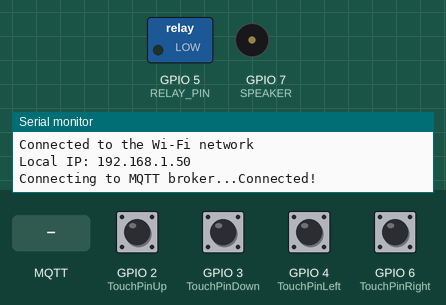
Recording of a sketch running on a simulated ESP32-S3. Shown: switched loads named in the sketch (green lamp = pin HIGH), buzzer (waves = sounding), the last lines printed to the serial monitor. The test bench sets the inputs (shaded band); at power-on: GPIO 2 (TouchPinUp), GPIO 3 (TouchPinDown), GPIO 4 (TouchPinLeft), GPIO 6 (TouchPinRight) LOW. WiFi joins after 1.5 s; servers stay silent unless stated; no MQTT or app messages arrive unless stated. At 10.9 s the program restarts the board; the recording ends there.

Above: at 2.7 s.
2.8 s: MQTT message "1" arrives on the third subscribed topic
4.3 s: GPIO 2 (TouchPinUp) pulled HIGH for 0.15 s
At 4.5 s:
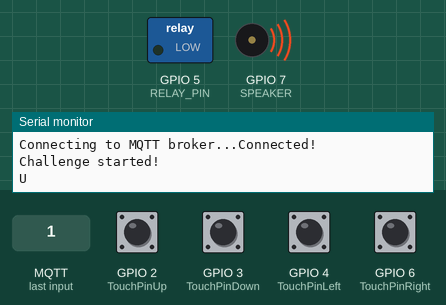
6.1 s: GPIO 3 (TouchPinDown) pulled HIGH for 0.15 s
At 7.4 s:
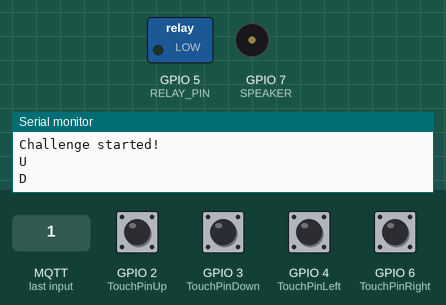
7.7 s: GPIO 4 (TouchPinLeft) pulled HIGH for 0.15 s
At 7.9 s:
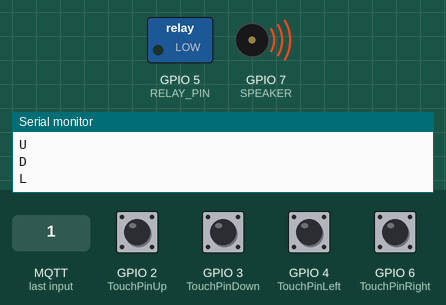
9.3 s: GPIO 6 (TouchPinRight) pulled HIGH for 0.15 s
At 10.6 s:
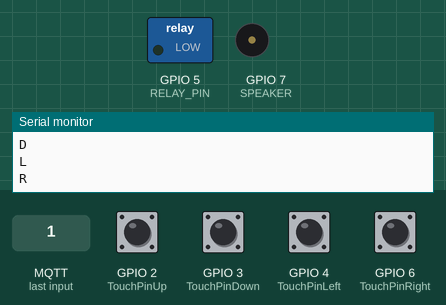
10.9 s: MQTT message "1" arrives on the second subscribed topic
Timing chart, 0 to 10.9 s (numbered marks = the images above; inputs shaded):
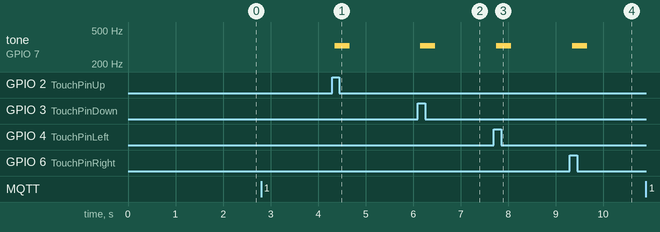

The sketch:

challenge1.ino
```cpp
#include <WiFi.h>
#include <PubSubClient.h>
#include <string.h>

// Define your WiFi credentials
const char *ssid = "WOT"; // Enter your WiFi name
const char *password = "enterthegame";  // Enter WiFi password

// MQTT Broker
const char *mqtt_broker = "192.168.50.107";
const int mqtt_port = 1883;


// Prop name
const String propName = "prop1";
const char *mqttPuzzleCompleteTopic = "prop1/puzzleComplete";
const char *mqttPuzzleCompleteMessage = "completed";

const char *mqttRestartArduinoTopic = "prop1/restartArduino";
const char *mqttRestartArduinoMessage = "restarted";

const char *mqttStartChallengeTopic = "prop1/startChallenge1";
const char *mqttStartChallengeMessage = "true";
// Challenge
#define SPEAKER 7

const int RELAY_PIN = A4;

const int TouchPinUp = 2;
const int TouchPinDown = 3;
const int TouchPinLeft = 4;
const int TouchPinRight = 6;

int BassTab[] = {1530};

int previousStateUp = LOW;
int previousStateDown = LOW;
int previousStateLeft = LOW;
int previousStateRight = LOW;

const char expectedSequence[] = {'R', 'R', 'R', 'R', 'R', 'R', 'R', 'R'};
char latestInput[8];
int latestIndex = 0;
int inputCounter = 0;
bool completed = false;
bool challengeStarted = false;


const int resetPin = 7; // Choose a digital pin for the reset

WiFiClient wifiClient;
PubSubClient mqttClient(wifiClient);

void setupWifi()
{
  WiFi.begin(ssid, password);
  while (WiFi.status() != WL_CONNECTED)
  {
    delay(500);
    Serial.println("Connecting to WiFi..");
  }

  Serial.println("Connected to the Wi-Fi network");
  Serial.print("Local IP: ");
  Serial.println(WiFi.localIP());
}

void (* resetFunc) (void) = 0; // Declare reset function @ address 0


void setupMQTT()
{
  mqttClient.setServer(mqtt_broker, mqtt_port);
  mqttClient.setCallback(mqttCallback);

  while (!mqttClient.connected())
  {
    Serial.print("Connecting to MQTT broker...");
    if (mqttClient.connect(propName.c_str()))
    {
      Serial.println("Connected!");
    }
    else
    {
      Serial.print("Failed with state ");
      Serial.println(mqttClient.state());
      // delay(2000);
    }
  }

  mqttClient.subscribe(mqttPuzzleCompleteTopic);
  mqttClient.subscribe(mqttRestartArduinoTopic);
  mqttClient.subscribe(mqttStartChallengeTopic);
}

void mqttCallback(char *topic, byte *payload, unsigned int length)
{
  if (strcmp(topic, mqttRestartArduinoTopic) == 0)
  {
    // Restart the Arduino
    Serial.println("Restarting Arduino...");
    resetFunc(); // Reset the Arduino board
    // delay(500); // Wait for the Arduino to restart
    Serial.println("Arduino restarted");
  }
  if (strcmp(topic, mqttStartChallengeTopic) == 0)
  {
    // Start the challenge
    Serial.println("Challenge started!");
    challengeStarted = true;

  }
}

void setup()
{
  Serial.begin(9600);


  pinMode(resetPin, OUTPUT); // Set the reset pin as output
  digitalWrite(resetPin, HIGH); // Set the reset pin to HIGH to keep the Arduino running

  // Set the reset function pointer
  resetFunc = (void (*)())0x00000000;

  pinMode(RELAY_PIN, OUTPUT);

    // Set the relay pin to HIGH at the start (open):
  digitalWrite(RELAY_PIN, LOW);

  pinMode(SPEAKER, OUTPUT);
  digitalWrite(SPEAKER, 0);

  setupWifi();
  setupMQTT();
}


void loop()
{
  mqttClient.loop();

  if (challengeStarted) {
    // Challenge has not started, skip processing
     int currentStateUp = digitalRead(TouchPinUp);
  int currentStateDown = digitalRead(TouchPinDown);
  int currentStateLeft = digitalRead(TouchPinLeft);
  int currentStateRight = digitalRead(TouchPinRight);

  checkAndPrint(currentStateUp, previousStateUp, "U");
  checkAndPrint(currentStateDown, previousStateDown, "D");
  checkAndPrint(currentStateLeft, previousStateLeft, "L");
  checkAndPrint(currentStateRight, previousStateRight, "R");

  previousStateUp = currentStateUp;
  previousStateDown = currentStateDown;
  previousStateLeft = currentStateLeft;
  previousStateRight = currentStateRight;

  if (inputCounter >= 8 && checkCombination())
  {
    Serial.println("Puzzle complete!");
    sound(0, 400);
    // delay(700);
    digitalWrite(RELAY_PIN, HIGH);
    completed = true;
    inputCounter = 0;

    // Publish MQTT message here
    mqttClient.publish(mqttPuzzleCompleteTopic, mqttPuzzleCompleteMessage);
  }
   }

  // Rest of your existing loop code...


  // delay(100);
}

void checkAndPrint(int currentState, int &previousState, const char *direction)
{
  if (currentState == HIGH && previousState == LOW)
  {
    Serial.println(direction);
    sound(0, 100);
    latestInput[inputCounter % 8] = direction[0];
    inputCounter++;
  }
}

bool checkCombination()
{
  String inputString = "";

  for (int i = 0; i < 8; i++)
  {
    int inputIndex = (inputCounter - 8 + i + 8) % 8;
    inputString += toupper(latestInput[inputIndex]);
  }

  String expectedString = "";
  for (int i = 0; i < 8; i++)
  {
    expectedString += toupper(expectedSequence[i]);
  }

  if (inputString == expectedString)
  {
    completed = true;
    return true;
  }

  return false;
}

void sound(uint8_t note_index, int duration)
{
  for (int i = 0; i < duration; i++)
  {
    digitalWrite(SPEAKER, 32);
    delayMicroseconds(BassTab[note_index]);
    digitalWrite(SPEAKER, 0);
    delayMicroseconds(BassTab[note_index]);
  }
}
```

Measured:
- after the input at 4.3 s, tone on GPIO 7 (SPEAKER): silent → 326 Hz after 0.05 s, → silent 0.32 s later
- after the input at 6.1 s, tone on GPIO 7 (SPEAKER): silent → 326 Hz after 0.05 s, → silent 0.32 s later
- after the input at 7.7 s, tone on GPIO 7 (SPEAKER): silent → 326 Hz after 0.05 s, → silent 0.32 s later
- after the input at 9.3 s, tone on GPIO 7 (SPEAKER): silent → 326 Hz after 0.05 s, → silent 0.32 s later
